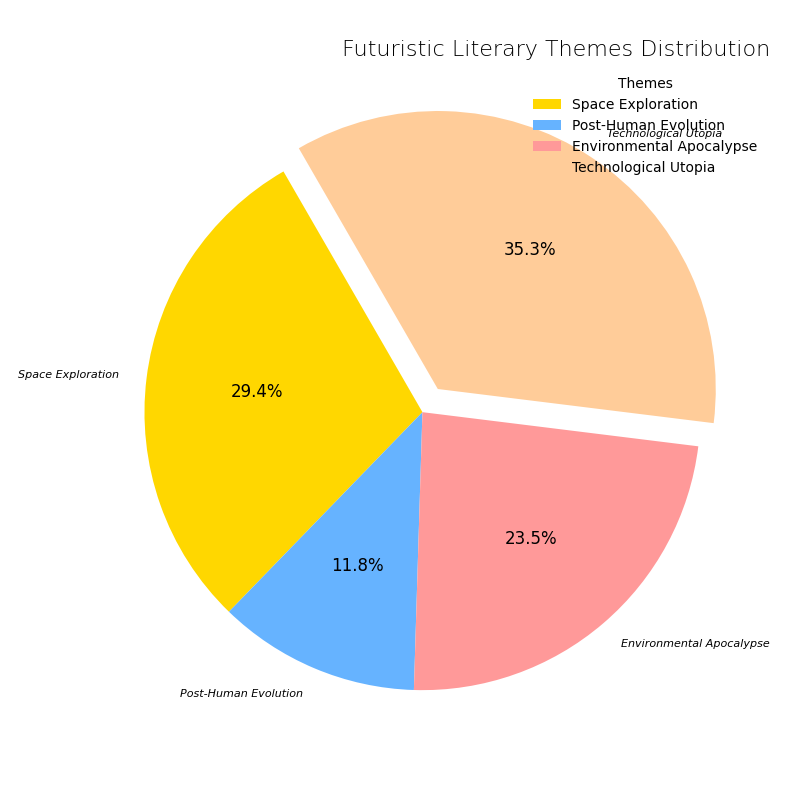

Here is the Python script that generated this plot:
import matplotlib.pyplot as plt
import numpy as np

themes = ['Space Exploration', 'Post-Human Evolution', 'Environmental Apocalypse', 'Technological Utopia']
distribution = np.array([25, 10, 20, 30])
colors = ['#FFD700', '#66B3FF', '#FF9999', '#FFCC99']  # Shuffled colors
explode = (0, 0, 0, 0.1)

fig, ax = plt.subplots(figsize=(8, 8))
wedges, texts, autotexts = ax.pie(distribution, labels=themes, autopct='%1.1f%%', startangle=120, colors=colors,
                                  explode=explode, textprops=dict(color="black"))

plt.setp(autotexts, size=12, weight="normal")
plt.setp(texts, size=8, style='italic')

ax.set_title("Futuristic Literary Themes Distribution", fontsize=16, fontweight='light', loc='right')

# Altering legend position and removing the border
ax.legend(wedges, themes, title="Themes", loc="upper right", frameon=False)

# Adding grid to the plot (Note: grids do not typically apply to pie charts in matplotlib)
ax.grid(True, linestyle='-', linewidth=0.5, color='gray', alpha=0.7)

plt.tight_layout()
plt.show()
